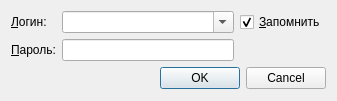
<?xml version="1.0" encoding="UTF-8"?>
<ui version="4.0">
 <class>Dialog</class>
 <widget class="QDialog" name="Dialog">
  <property name="geometry">
   <rect>
    <x>0</x>
    <y>0</y>
    <width>337</width>
    <height>101</height>
   </rect>
  </property>
  <property name="windowTitle">
   <string>Авторизация www.bridge-of-love.com</string>
  </property>
  <property name="windowIcon">
   <iconset>
    <normaloff>:/images/icon.ico</normaloff>:/images/icon.ico</iconset>
  </property>
  <layout class="QGridLayout" name="gridLayout_2">
   <item row="0" column="0" colspan="2">
    <layout class="QGridLayout" name="gridLayout">
     <item row="0" column="0">
      <widget class="QLabel" name="label">
       <property name="text">
        <string>&amp;Логин:</string>
       </property>
       <property name="buddy">
        <cstring>comboBoxLogin</cstring>
       </property>
      </widget>
     </item>
     <item row="0" column="2">
      <widget class="QCheckBox" name="checkBox">
       <property name="toolTip">
        <string>&lt;html&gt;&lt;head/&gt;&lt;body&gt;&lt;p&gt;&lt;span style=&quot; font-size:10pt;&quot;&gt;Запомнить учетные данные&lt;/span&gt;&lt;/p&gt;&lt;/body&gt;&lt;/html&gt;</string>
       </property>
       <property name="text">
        <string>&amp;Запомнить</string>
       </property>
       <property name="checked">
        <bool>true</bool>
       </property>
      </widget>
     </item>
     <item row="1" column="0">
      <widget class="QLabel" name="label_2">
       <property name="text">
        <string>&amp;Пароль:</string>
       </property>
       <property name="buddy">
        <cstring>lineEditPass</cstring>
       </property>
      </widget>
     </item>
     <item row="1" column="1">
      <widget class="QLineEdit" name="lineEditPass">
       <property name="toolTip">
        <string>&lt;html&gt;&lt;head/&gt;&lt;body&gt;&lt;p&gt;&lt;span style=&quot; font-size:10pt;&quot;&gt;Пароль&lt;/span&gt;&lt;/p&gt;&lt;/body&gt;&lt;/html&gt;</string>
       </property>
      </widget>
     </item>
     <item row="0" column="1">
      <widget class="QComboBox" name="comboBoxLogin">
       <property name="toolTip">
        <string>&lt;html&gt;&lt;head/&gt;&lt;body&gt;&lt;p&gt;&lt;span style=&quot; font-size:10pt;&quot;&gt;Ваш логин от сайта www.bridge-of-love.com&lt;/span&gt;&lt;/p&gt;&lt;/body&gt;&lt;/html&gt;</string>
       </property>
       <property name="editable">
        <bool>true</bool>
       </property>
       <property name="currentIndex">
        <number>-1</number>
       </property>
      </widget>
     </item>
    </layout>
   </item>
   <item row="1" column="0">
    <spacer name="horizontalSpacer_2">
     <property name="orientation">
      <enum>Qt::Horizontal</enum>
     </property>
     <property name="sizeHint" stdset="0">
      <size>
       <width>84</width>
       <height>20</height>
      </size>
     </property>
    </spacer>
   </item>
   <item row="1" column="1">
    <widget class="QDialogButtonBox" name="buttonBox">
     <property name="standardButtons">
      <set>QDialogButtonBox::Cancel|QDialogButtonBox::Ok</set>
     </property>
     <property name="centerButtons">
      <bool>true</bool>
     </property>
    </widget>
   </item>
  </layout>
 </widget>
 <tabstops>
  <tabstop>comboBoxLogin</tabstop>
  <tabstop>lineEditPass</tabstop>
  <tabstop>checkBox</tabstop>
  <tabstop>buttonBox</tabstop>
 </tabstops>
 <resources>
  <include location="resource.qrc"/>
 </resources>
 <connections>
  <connection>
   <sender>buttonBox</sender>
   <signal>rejected()</signal>
   <receiver>Dialog</receiver>
   <slot>reject()</slot>
   <hints>
    <hint type="sourcelabel">
     <x>327</x>
     <y>91</y>
    </hint>
    <hint type="destinationlabel">
     <x>281</x>
     <y>34</y>
    </hint>
   </hints>
  </connection>
  <connection>
   <sender>buttonBox</sender>
   <signal>accepted()</signal>
   <receiver>Dialog</receiver>
   <slot>checkNetwork()</slot>
   <hints>
    <hint type="sourcelabel">
     <x>327</x>
     <y>91</y>
    </hint>
    <hint type="destinationlabel">
     <x>239</x>
     <y>68</y>
    </hint>
   </hints>
  </connection>
  <connection>
   <sender>comboBoxLogin</sender>
   <signal>currentIndexChanged(QString)</signal>
   <receiver>Dialog</receiver>
   <slot>on_index_changed()</slot>
   <hints>
    <hint type="sourcelabel">
     <x>68</x>
     <y>21</y>
    </hint>
    <hint type="destinationlabel">
     <x>38</x>
     <y>-7</y>
    </hint>
   </hints>
  </connection>
  <connection>
   <sender>comboBoxLogin</sender>
   <signal>editTextChanged(QString)</signal>
   <receiver>Dialog</receiver>
   <slot>on_text_changed()</slot>
   <hints>
    <hint type="sourcelabel">
     <x>157</x>
     <y>19</y>
    </hint>
    <hint type="destinationlabel">
     <x>95</x>
     <y>5</y>
    </hint>
   </hints>
  </connection>
 </connections>
 <slots>
  <slot>checkNetwork()</slot>
  <slot>on_index_changed()</slot>
  <slot>on_text_changed()</slot>
 </slots>
</ui>
